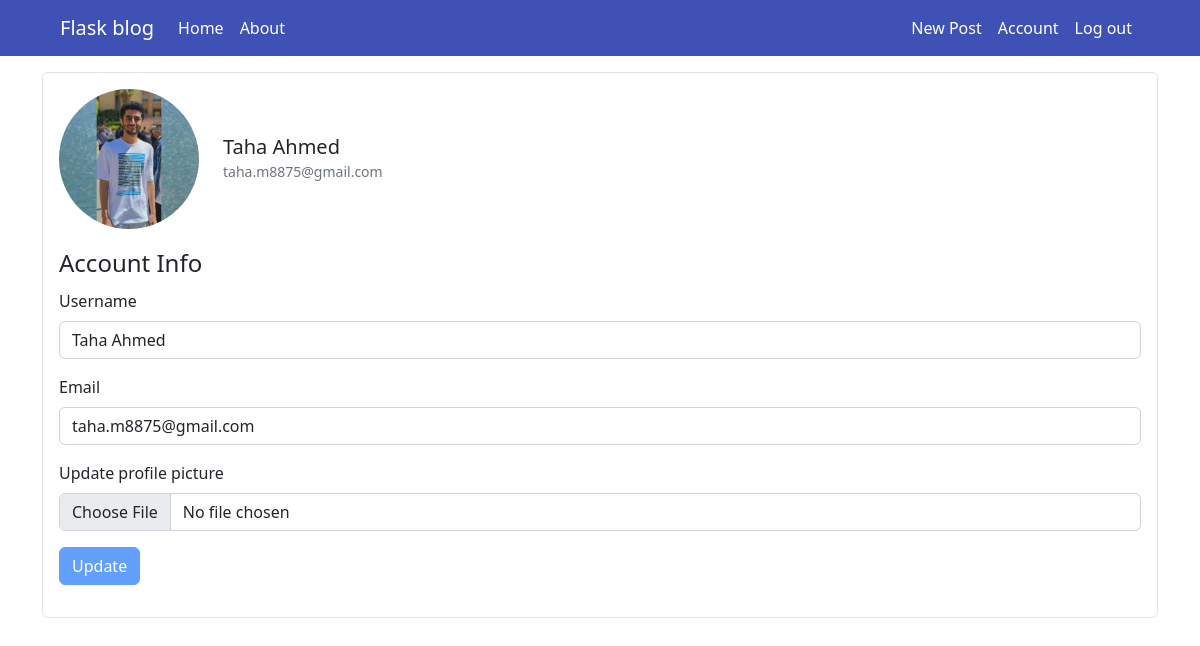
Page /account (signed in) on the committed database.
### flaskblog/models.py (models this page shows, shortened)
class User(db.Model, UserMixin):
    id = db.Column(db.Integer, primary_key=True)
    username = db.Column(db.String(30), unique=True, nullable=False)
    email = db.Column(db.String(120), unique=True, nullable=False)
    profile_picture = db.Column(db.String(20), nullable=False,
                                default='default.png')
    password = db.Column(db.String(60), nullable=False)
    posts = db.relationship('Post', backref='author', lazy=True)

### flaskblog/users/routes.py (the view, shortened to what this page needs)
@users.route('/account', methods=['GET', 'POST'])
@login_required
def account():
    form = UpdateAccountForm()
    if request.method == 'GET':
        form.username.data = current_user.username
        form.email.data = current_user.email
    return render_template('account.jinja2', title='Account', form=form)

### flaskblog/users/forms.py (shortened to what this page needs)
class UpdateAccountForm(FlaskForm):
    username = StringField('Username', validators=[
                           DataRequired(), Length(min=2, max=30)])
    email = StringField('Email', validators=[DataRequired(), Email()])
    submit = SubmitField('Update')
    profile_picture = FileField('Update profile picture', validators=[
                                FileAllowed(['jpg', 'jpeg', 'png']), FileSizeLimit(25)])

### flaskblog/models.py (called while the page is built)
@login_manager.user_loader
def load_user(user_id):
    return User.query.get(int(user_id))

### flaskblog/templates/account.jinja2 (shortened to what this page needs)
{% extends 'base.jinja2' %}
{% block content %}
  <div class="account border rounded p-3 mb-3">
    <div class="account-card d-flex align-items-center flex-column flex-sm-row mb-3">
      <img src="{{ url_for('static', filename = 'profile_pics/' + current_user.profile_picture)}}"
           class="img-fluid rounded-circle me-sm-4 mb-3 mb-sm-0"
           alt="profile pic">
      <div>
        <h5 class="card-title">{{ current_user.username }}</h5>
        <p class="card-text">
          <small class="text-muted">{{ current_user.email }}</small>
        </p>
      </div>
    </div>
    <form action="" method="post" enctype='multipart/form-data'>
      <fieldset class="from-group">
        <legend>
          Account Info
        </legend>
        <div class="mb-3">
          {{ form.username.label(class='form-label')}}
          {% if form.username.errors %}
            {{ form.username(class='form-control user-account-update-input')}}
            <div class='invalid-feedback d-block'>
              {% for error in form.username.errors %}<span>{{ error }}</span>{% endfor %}
            </div>
          {% else %}
            {{ form.username(class='form-control user-account-update-input')}}
          {% endif %}
        </div>
        <div class="mb-3">
          {{ form.email.label(class='form-label')}}
          {% if form.email.errors %}
            {{ form.email(class='form-control user-account-update-input')}}
            <div class='invalid-feedback  d-block'>
              {% for error in form.email.errors %}<span>{{ error }}</span>{% endfor %}
            </div>
          {% else %}
            {{ form.email(class='form-control user-account-update-input')}}
          {% endif %}
        </div>
        <div class="mb-3">
          {{ form.profile_picture.label(class='form-label')}}
          {% if form.profile_picture.errors %}
            {{ form.profile_picture(class='form-control upload-profile-picture')}}
            <div class='invalid-feedback  d-block'>
              {% for error in form.profile_picture.errors %}<span>{{ error }}</span>{% endfor %}
            </div>
          {% else %}
            {{ form.profile_picture(class='form-control upload-profile-picture')}}
          {% endif %}
        </div>
      </fieldset>
      <div>{{ form.submit(class='btn btn-primary mb-3 update-account-submit')}}</div>
    </form>
  </div>
{% endblock content %}

### flaskblog/static/css/base.css (style rules this page uses)
.account-card img { width: 140px; height: 140px; }

### rows in the picture
User: profile_picture (picture), username "Taha Ahmed", email "taha.m8875@gmail.com"
